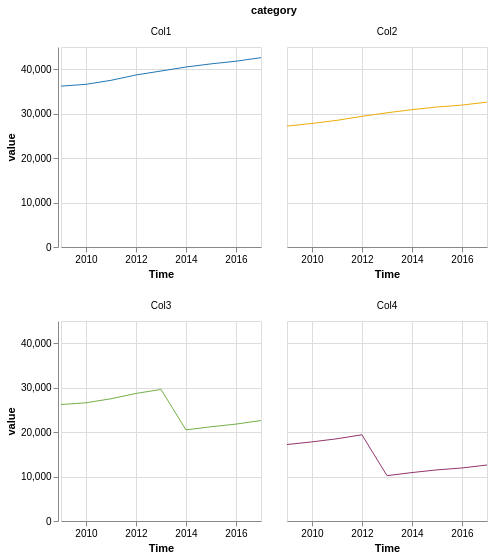

Source (Vega-Lite JSON):
### Vega-Lite specification from a JSON file in a GitHub repository (floating-point values rounded to 4 significant figures)
{"$schema": "https://vega.github.io/schema/vega-lite/v4.json", "description": "Google's stock price over time.", "data": {"values": [{"year": "2009", "category": "Col1", "value": 36200}, {"year": "2009", "category": "Col2", "value": 27200}, {"year": "2009", "category": "Col3", "value": 26200}, {"year": "2009", "category": "Col4", "value": 17200}, {"year": "2010", "category": "Col1", "value": 36600}, {"year": "2010", "category": "Col2", "value": 27800}, {"year": "2010", "category": "Col3", "value": 26600}, {"year": "2010", "category": "Col4", "value": 17800}, {"year": "2011", "category": "Col1", "value": 37500}, {"year": "2011", "category": "Col2", "value": 28500}, {"year": "2011", "category": "Col3", "value": 27500}, {"year": "2011", "category": "Col4", "value": 18500}, {"year": "2012", "category": "Col1", "value": 38700}, {"year": "2012", "category": "Col2", "value": 29400}, {"year": "2012", "category": "Col3", "value": 28700}, {"year": "2012", "category": "Col4", "value": 19400}, {"year": "2013", "category": "Col1", "value": 39600}, {"year": "2013", "category": "Col2", "value": 30200}, {"year": "2013", "category": "Col3", "value": 29600}, {"year": "2013", "category": "Col4", "value": 10200}, {"year": "2014", "category": "Col1", "value": 40500}, {"year": "2014", "category": "Col2", "value": 30900}, {"year": "2014", "category": "Col3", "value": 20500}, {"year": "2014", "category": "Col4", "value": 10900}, {"year": "2015", "category": "Col1", "value": 41200}, {"year": "2015", "category": "Col2", "value": 31500}, {"year": "2015", "category": "Col3", "value": 21200}, {"year": "2015", "category": "Col4", "value": 11500}, {"year": "2016", "category": "Col1", "value": 41803}, {"year": "2016", "category": "Col2", "value": 31931}, {"year": "2016", "category": "Col3", "value": 21803}, {"year": "2016", "category": "Col4", "value": 11931}, {"year": "2017", "category": "Col1", "value": 42600}, {"year": "2017", "category": "Col2", "value": 32600}, {"year": "2017", "category": "Col3", "value": 22600}, {"year": "2017", "category": "Col4", "value": 12600}]}, "width": 200, "height": 200, "resolve": {"axis": {"x": "independent", "y": "shared"}}, "mark": {"type": "line", "opacity": 1, "strokeWidth": 1, "interpolate": "linear", "strokeDash": 0, "tooltip": true}, "encoding": {"facet": {"field": "category", "type": "nominal", "columns": 2, "spacing": 20}, "x": {"field": "year", "type": "temporal", "axis": {"title": "Time", "orient": "bottom"}}, "y": {"type": "quantitative", "field": "value", "axis": {"title": "value", "orient": "left"}}, "color": {"field": "category", "type": "nominal", "scale": {"domain": ["Col1", "Col2", "Col3", "Col4"], "range": ["#1f77b4", "#EDAD08", "#73AF48", "#94346E"]}, "legend": null}}}
